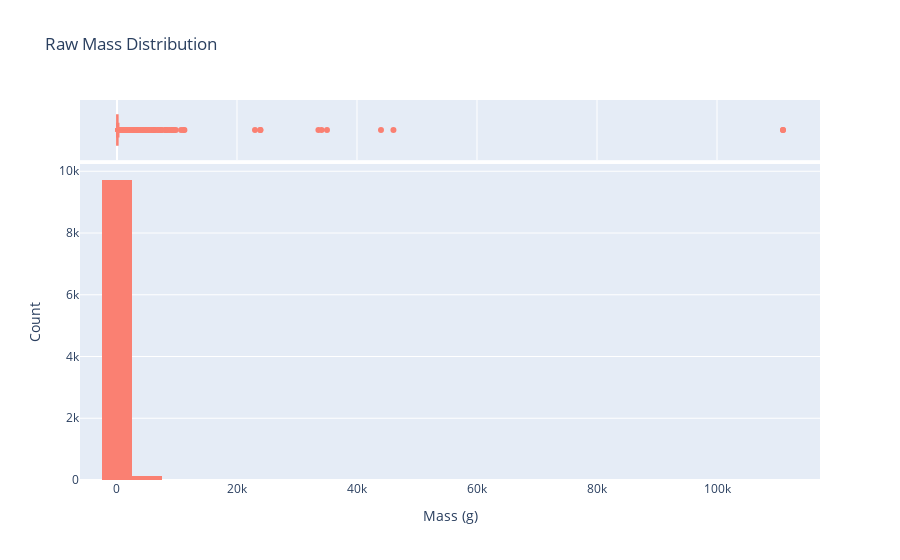

The notebook cell saved with this chart:
### Markdown cell above
## **1. Body Size (Mass)**

First of all, distribution of mass is explored using histograms. For the raw data:

### Code cell
# 1. Raw Data Plot (Histogram + Box)
fig1 = px.histogram(
    df, 
    x='Mass', 
    title='Raw Mass Distribution', 
    nbins=50, 
    marginal='box',
    color_discrete_sequence=['salmon']
)
fig1.update_layout(xaxis_title="Mass (g)", yaxis_title="Count")
fig1.show()

### Figure 1 — Plotly figure (JSON) as saved in the notebook; plotly's stock layout.template omitted (floating-point values rounded to 4 significant figures; data arrays with more than 128 entries replaced by an {"elided": "..."} marker saying what was removed)
{"data": [{"bingroup": "x", "hovertemplate": "Mass=%{x}<br>count=%{y}<extra></extra>", "legendgroup": "", "marker": {"color": "salmon", "pattern": {"shape": ""}}, "name": "", "nbinsx": 50, "orientation": "v", "showlegend": false, "type": "histogram", "x": {"elided": "9878 float values"}, "xaxis": "x", "yaxis": "y"}, {"hovertemplate": "Mass=%{x}<extra></extra>", "legendgroup": "", "marker": {"color": "salmon"}, "name": "", "notched": true, "showlegend": false, "type": "box", "x": {"elided": "9878 float values"}, "xaxis": "x2", "yaxis": "y2"}], "layout": {"barmode": "relative", "legend": {"tracegroupgap": 0}, "title": {"text": "Raw Mass Distribution"}, "xaxis": {"anchor": "y", "domain": [0, 1], "title": {"text": "Mass (g)"}}, "xaxis2": {"anchor": "y2", "domain": [0, 1], "matches": "x", "showgrid": true, "showticklabels": false}, "yaxis": {"anchor": "x", "domain": [0, 0.8316], "title": {"text": "Count"}}, "yaxis2": {"anchor": "x2", "domain": [0.8416, 1], "matches": "y2", "showgrid": false, "showline": false, "showticklabels": false, "ticks": ""}}}
